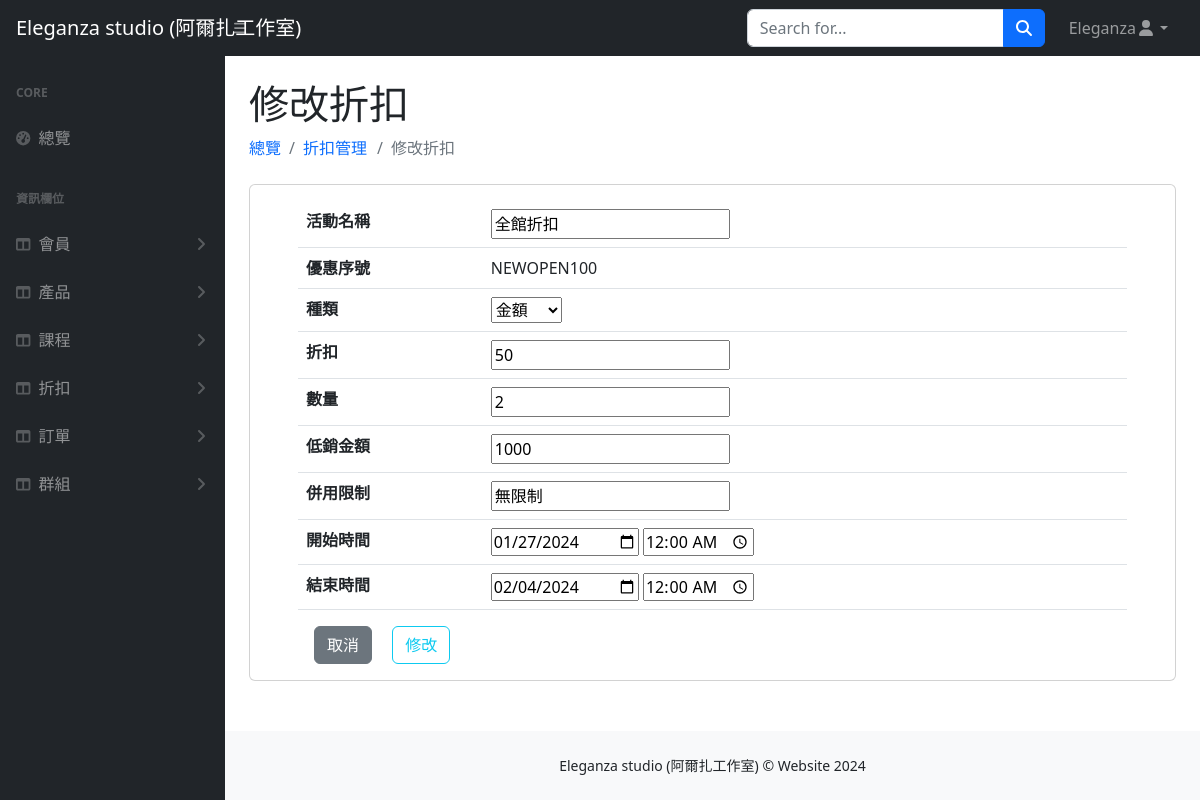
The app's page /discounts/rediscount.php?id=1 (signed in) with its own data.
### tables this page shows
CREATE TABLE `discount` (
  `discount_id` int(2) NOT NULL,
  `main` varchar(10) NOT NULL,
  `serial_number` varchar(15) NOT NULL,
  `type` varchar(3) NOT NULL,
  `amount` int(4) NOT NULL,
  `num` int(2) NOT NULL,
  `low_consumption` int(6) DEFAULT NULL,
  `restriction` varchar(10) DEFAULT NULL,
  `start_date` datetime NOT NULL,
  `end_date` datetime NOT NULL,
  `valid` int(1) NOT NULL
);

### discounts/rediscount.php (the view, shortened to what this page needs)
<?php
require_once("../pdo-conncetion.php");
$id = $_GET["id"];
$sql = "SELECT * FROM discount WHERE discount_id = :id";
$stmt = $db_host->prepare($sql);
try {
    $stmt->execute([":id" => $id]);
    $row = $stmt->fetch(PDO::FETCH_ASSOC);
} catch (PDOException $e) {
    echo "預處理陳述式失敗<br>";
    echo "Error: " . $e->getMessage();
    $db_host = null;
    exit;
}
?>
<!DOCTYPE html>
<html lang="en">
<head>
    <link href="css/styles.css" rel="stylesheet" />
</head>
<body>
    <nav class="sb-topnav navbar navbar-expand navbar-dark bg-dark">
        <a class="navbar-brand ps-3" href="../index.php">Eleganza studio (阿爾扎工作室)</a>
        <button class="btn btn-link btn-sm order-1 order-lg-0 me-4 me-lg-0" id="sidebarToggle" href="#!"><i class="fas fa-bars"></i></button>
        <form class="d-none d-md-inline-block form-inline ms-auto me-0 me-md-3 my-2 my-md-0">
            <div class="input-group">
                <input class="form-control" type="text" placeholder="Search for..." aria-label="Search for..." aria-describedby="btnNavbarSearch" />
                <button class="btn btn-primary" id="btnNavbarSearch" type="button"><i class="fas fa-search"></i></button>
            </div>
        </form>
        <ul class="navbar-nav ms-auto ms-md-0 me-3 me-lg-4">
            <li class="nav-item dropdown">
                <a class="nav-link dropdown-toggle" id="navbarDropdown" href="#" role="button" data-bs-toggle="dropdown" aria-expanded="false"><?= $_SESSION["user"]["name"] ?><i class="fas fa-user fa-fw"></i></a>
            </li>
        </ul>
    </nav>
    <div id="layoutSidenav">
        <div id="layoutSidenav_nav">
            <nav class="sb-sidenav accordion sb-sidenav-dark" id="sidenavAccordion">
                <div class="sb-sidenav-menu">
                    <div class="nav">
                        <div class="sb-sidenav-menu-heading">Core</div>
                        <a class="nav-link" href="../index.php">
                            <div class="sb-nav-link-icon"><i class="fas fa-tachometer-alt"></i></div>
                            總覽
                        </a>
                        <div class="sb-sidenav-menu-heading">資訊欄位</div>
                        <a class="nav-link collapsed" href="#" data-bs-toggle="collapse" data-bs-target="#users" aria-expanded="false" aria-controls="collapseLayouts">
                            <div class="sb-nav-link-icon"><i class="fas fa-columns"></i></div>
                            會員
                            <div class="sb-sidenav-collapse-arrow"><i class="fas fa-angle-down"></i></div>
                        </a>
                        <a class="nav-link collapsed" href="#" data-bs-toggle="collapse" data-bs-target="#products" aria-expanded="false" aria-controls="collapseLayouts">
                            <div class="sb-nav-link-icon"><i class="fas fa-columns"></i></div>
                            產品
                            <div class="sb-sidenav-collapse-arrow"><i class="fas fa-angle-down"></i></div>
                        </a>
                        <a class="nav-link collapsed" href="#" data-bs-toggle="collapse" data-bs-target="#courses" aria-expanded="false" aria-controls="courses">
                            <div class="sb-nav-link-icon"><i class="fas fa-columns"></i></div>
                            課程
                            <div class="sb-sidenav-collapse-arrow"><i class="fas fa-angle-down"></i></div>
                        </a>
                        <a class="nav-link collapsed" href="#" data-bs-toggle="collapse" data-bs-target="#discounts" aria-expanded="false" aria-controls="collapseLayouts">
                            <div class="sb-nav-link-icon"><i class="fas fa-columns"></i></div>
                            折扣
                            <div class="sb-sidenav-collapse-arrow"><i class="fas fa-angle-down"></i></div>
                        </a>
                        <a class="nav-link collapsed" href="#" data-bs-toggle="collapse" data-bs-target="#orders" aria-expanded="false" aria-controls="collapseLayouts">
                            <div class="sb-nav-link-icon"><i class="fas fa-columns"></i></div>
                            訂單
                            <div class="sb-sidenav-collapse-arrow"><i class="fas fa-angle-down"></i></div>
                        </a>
                        <a class="nav-link collapsed" href="#" data-bs-toggle="collapse" data-bs-target="#groups" aria-expanded="false" aria-controls="groups">
                            <div class="sb-nav-link-icon"><i class="fas fa-columns"></i></div>
                            群組
                            <div class="sb-sidenav-collapse-arrow"><i class="fas fa-angle-down"></i></div>
                        </a>
                    </div>
                </div>
            </nav>
        </div>
        <div id="layoutSidenav_content">
            <main>
                <div class="container-fluid px-4">
                    <h1 class="mt-4">修改折扣</h1>
                    <ol class="breadcrumb mb-4">
                        <li class="breadcrumb-item"><a class="nav-link link-primary" href="../index.php">總覽</a></li>
                        <li class="breadcrumb-item"><a class="nav-link link-primary" href="discounts.php">折扣管理</a></li>
                        <li class="breadcrumb-item mx-3 active">修改折扣</li>
                    </ol>
                    <div class="card py-3 px-5">
                        <form action="doRediscount.php" method="post">
                            <table class="table">
                                <tbody>
                                    <tr>
                                        <th>活動名稱</th>
                                        <td><input for="form-control" type="text" name="main" value="<?= $row["main"] ?>"></td>
                                    </tr>
                                    <tr>
                                        <th>優惠序號</th>
                                        <td><label for="form-control" type="text" value=""><?= $row["serial_number"] ?></label></td>
                                    </tr>
                                    <tr>
                                        <th>種類</th>
                                        <td>
                                            <select name="type" id="">
                                                <option value="<?= $row["type"] ?>"><?= $row["type"] ?></option>
                                            </select>
                                        </td>
                                    </tr>
                                    <tr>
                                        <th>折扣</th>
                                        <td><input for="form-control" name="amount" type="text" value="<?= $row["amount"] ?>"></td>
                                    </tr>
                                    <tr>
                                        <th>數量</th>
                                        <td><input for="form-control" name="num" type="text" value="<?= $row["num"] ?>"></td>
                                    </tr>
                                    <tr>
                                        <th>低銷金額</th>
                                        <td><input for="form-control" name="low_consumption" type="text" value="<?= $row["low_consumption"] ?>"></td>
                                    </tr>
                                    <tr>
                                        <th>併用限制</th>
                                        <td><input for="form-control" name="restriction" type="text" value="<?= $row["restriction"] ?>"></td>
                                    </tr>
                                    <tr>
                                        <th>開始時間</th>
                                        <?php $start_date = substr($row["start_date"], 0, 10);
                                        $start_time = substr($row["start_date"], 11, 5); ?>
                                        <td><input for="form-control" name="start_date" type="date" value="<?= $start_date ?>">
                                            <input type="time" for="form-contorl" name="start_time" type="time" value="<?= $start_time ?>">
                                        </td>
                                    </tr>
                                    <tr>
                                        <th>結束時間</th>
                                        <?php $end_date = substr($row["end_date"], 0, 10);
                                        $end_time = substr($row["end_date"], 11, 5); ?>
                                        <td><input for="form-control" name="end_date" type="date" value="<?= $end_date ?>">
                                            <input type="time" for="form-contorl" name="end_time" type="time" value="<?= $end_time ?>">
                                        </td>
                                    </tr>
                                </tbody>
                            </table>
                            <a href="discounts.php" type="button" class="mx-3 btn btn-secondary">取消</a>
                            <button type="submit" class="btn btn-outline-info">修改</button>
                        </form>
                    </div>
                </div>
            </main>
            <footer class="py-4 bg-light mt-auto">
                <div class="container-fluid px-4">
                    <div class="d-flex align-items-center justify-content-center small">
                        <div class="">Eleganza studio (阿爾扎工作室) &copy; Website 2024</div>
                    </div>
                </div>
            </footer>
        </div>
    </div>
</body>
</html>

### css/css.php (style rules this page uses)
a { text-wrap: nowrap; }

### records on screen
discount: main "全館折扣", serial_number "NEWOPEN100", type "金額", amount "50", num "2", low_consumption "1000", restriction "無限制", start_date "01/27/2024", start_time "00:00", end_date "02/04/2024", end_time "00:00"

### other values on screen
$_SESSION["user"]["name"] "Eleganza"
